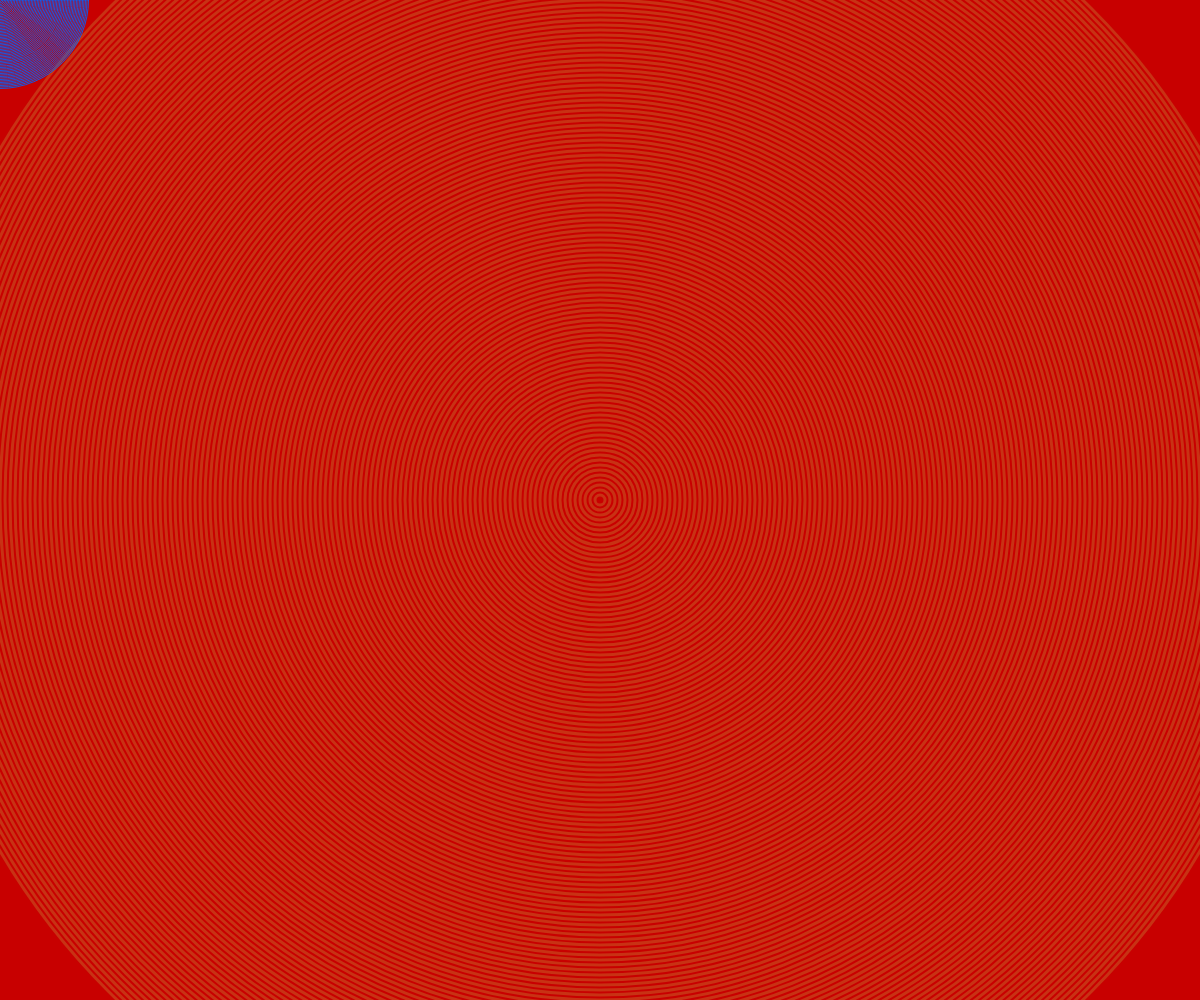
Frame 1 (no input)
Frame 60 (no input): identical to frame 1, image omitted
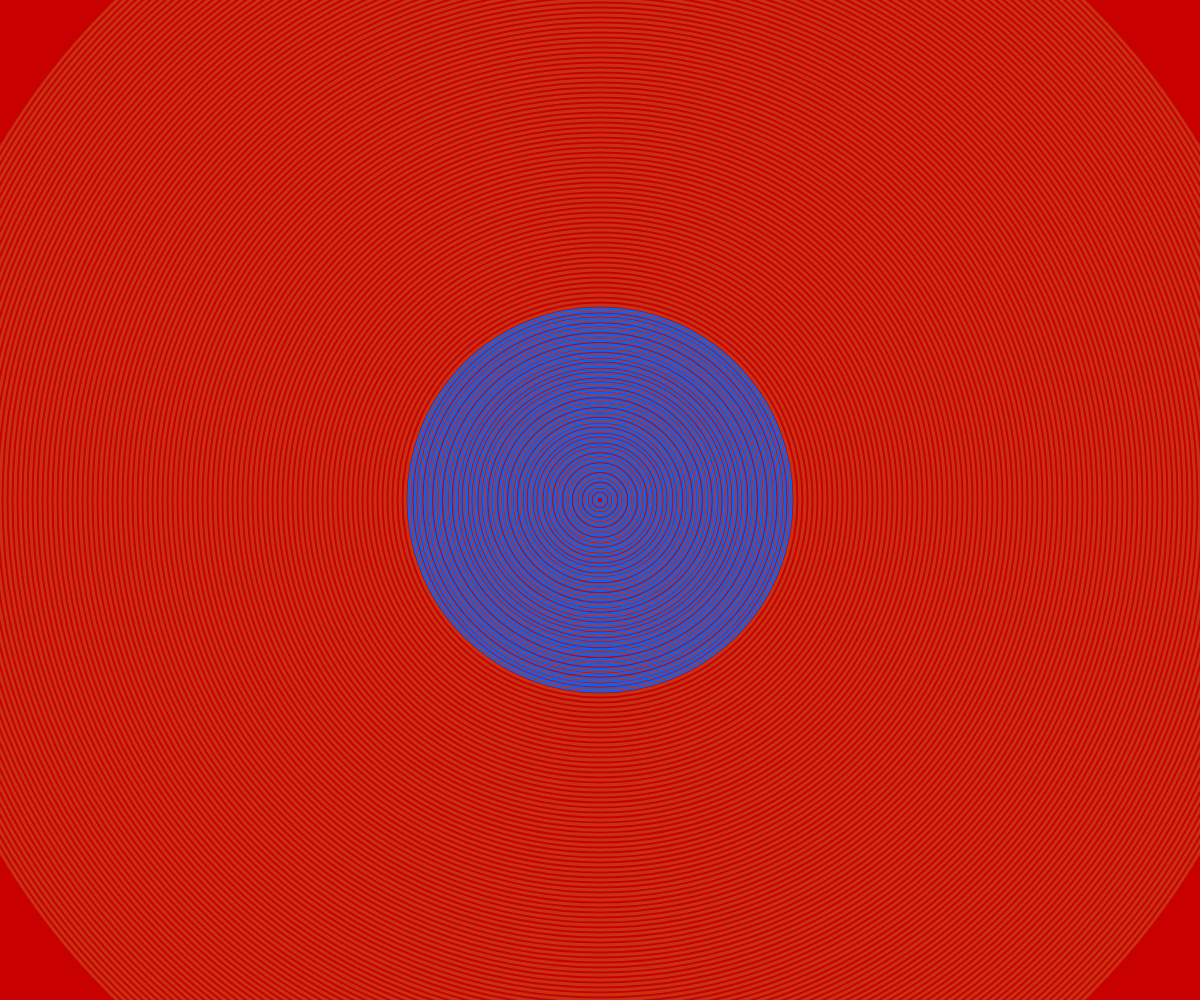
Frame 120 (the mouse pressed at the canvas centre since frame 60)

The p5.js sketch that drew these frames (run headless with seeded random() and noise() and a simulated clock; from frame 60 on, the mouse is pressed at the canvas centre):

// p5.js sketch
// ── sketch.js
function setup() {
  createCanvas(windowWidth, windowHeight);
  noFill();
}

function draw() {
  background(200,0,0);
  
  translate(width / 2, height / 2);
  stroke(200,50,20);
  strokeWeight(3);
  for (let i = 0; i < width+200; i += 10) {
      ellipse(0, 0, i);
    }

  let s = map(mouseY, 0, height, 0.3, 1);

  translate(mouseX-width/2, mouseY-height/2) 
  scale(s);
  stroke(0,100,255);
  strokeWeight(3);
   for (let i = 0; i < width/2; i += 10) {
      ellipse(0, 0, i);
    }
}

function windowResized () {
resizeCanvas (windowWidth , windowHeight)
}
